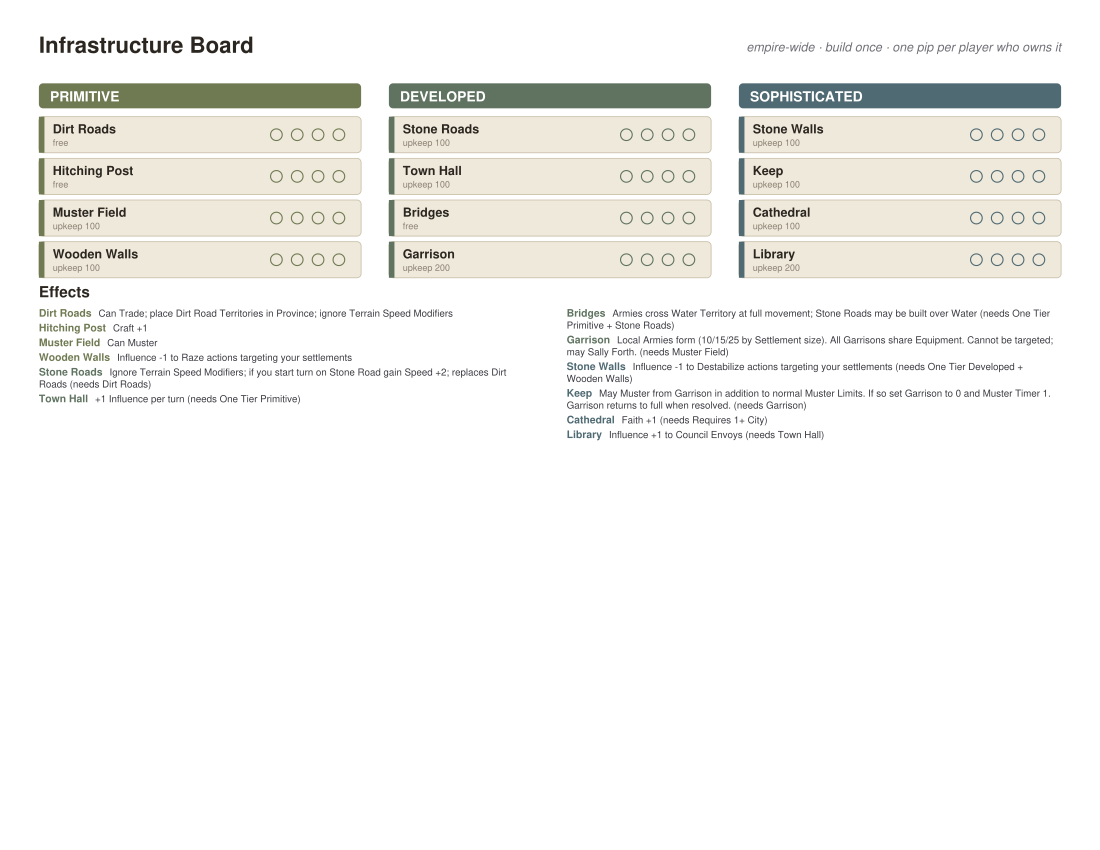

Python code for this plot:
#!/usr/bin/env python
# infra_board.py - landscape Infrastructure Board.
#   * shared tracker: every infrastructure has 4 pip guides so all players mark
#     what they own (empire-wide, build once)
#   * grouped by tier; effects table on the same page
# Data-driven from renown_data.INFRASTRUCTURE. Usage: python infra_board.py [out.pdf]
import sys, os
from reportlab.pdfgen import canvas
from reportlab.lib.pagesizes import letter, landscape
from reportlab.lib.colors import HexColor, Color
from reportlab.pdfbase import pdfmetrics
from reportlab.pdfbase.ttfonts import TTFont
import renown_data as rd

SERIF, SERIF_B, SERIF_I = "Helvetica", "Helvetica-Bold", "Helvetica-Oblique"
for face, fn in [("EBG", "EBGaramond-Regular.ttf"), ("EBG-B", "EBGaramond-Bold.ttf"),
                 ("EBG-I", "EBGaramond-Italic.ttf")]:
    for base in ("/root/.fonts", "fonts", "."):
        p = os.path.join(base, fn)
        if os.path.exists(p):
            try:
                pdfmetrics.registerFont(TTFont(face, p))
                if   face == "EBG":   SERIF = "EBG"
                elif face == "EBG-B": SERIF_B = "EBG-B"
                elif face == "EBG-I": SERIF_I = "EBG-I"
            except Exception: pass
            break

TIERS = ["Primitive", "Developed", "Sophisticated"]
TIER_COL = {"Primitive": "#6f7a52", "Developed": "#5f7360", "Sophisticated": "#4f6a72"}
INK = HexColor("#2b2620"); MUTE = HexColor("#6f6f77"); TAG = HexColor("#8a8072")
PARCH = HexColor("#f4efe4"); FRAME = HexColor("#c9bfa8"); LINE = HexColor("#e6e2d8")
SLOTBG = HexColor("#efe9db")

PW, PH = landscape(letter)
MX, MY = 28, 26
def _c(h): return HexColor(h)
def _clean(s): return " ".join(str(s or "").replace("**", "").split())

def wrap(c, text, font, size, maxw):
    out, cur = [], ""
    for w in str(text).split():
        t = (cur + " " + w).strip()
        if c.stringWidth(t, font, size) <= maxw: cur = t
        else:
            if cur: out.append(cur)
            cur = w
    if cur: out.append(cur)
    return out

def infra_row(c, x, y, w, name, tier, upkeep):
    col = _c(TIER_COL[tier]); rowh = 26
    c.setFillColor(SLOTBG); c.setStrokeColor(FRAME); c.setLineWidth(0.6)
    c.roundRect(x, y - rowh, w, rowh, 3, stroke=1, fill=1)
    c.setFillColor(col); c.rect(x, y - rowh, 4, rowh, stroke=0, fill=1)   # tier tab
    c.setFont(SERIF_B, 9); c.setFillColor(INK); c.drawString(x + 10, y - 12, name)
    c.setFont(SERIF, 6.5); c.setFillColor(TAG)
    c.drawString(x + 10, y - 21, f"upkeep {upkeep}" if upkeep else "free")
    # 4 player pip guides on the right
    c.setStrokeColor(col); c.setLineWidth(0.8)
    for k in range(4):
        px = x + w - 16 - k*15
        c.circle(px, y - rowh/2, 4.2, stroke=1, fill=0)

def draw_effects(c, x, ytop, w):
    """Two-column effects legend for all 12 infrastructure."""
    infra = [(n, d) for t in TIERS for n, d in rd.INFRASTRUCTURE.items() if d.get("tier") == t]
    c.setFont(SERIF_B, 11); c.setFillColor(INK); c.drawString(x, ytop, "Effects")
    colw = (w - 24) / 2
    xs = [x, x + colw + 24]
    half = (len(infra) + 1) // 2
    for col, group in enumerate((infra[:half], infra[half:])):
        yy = ytop - 14; xx = xs[col]
        for n, d in group:
            eff = _clean(d.get("empire_bonus"))
            req = d.get("requirement")
            reqs = "" if not req or req == "None" else f"  (needs {req})"
            c.setFont(SERIF_B, 7.5); c.setFillColor(_c(TIER_COL[d.get("tier")]))
            nw = c.stringWidth(n, SERIF_B, 7.5); c.drawString(xx, yy, n)
            body = eff + reqs
            c.setFont(SERIF, 7); c.setFillColor(HexColor("#3a3a42"))
            first = True; drawn = []; line = ""; avail = colw - nw - 6
            for wd in body.split():
                t = (line + " " + wd).strip()
                if c.stringWidth(t, SERIF, 7) <= (avail if first else colw): line = t
                else:
                    drawn.append((line, first)); first = False; line = wd; avail = colw
            drawn.append((line, first))
            for txt, fst in drawn:
                c.drawString((xx + nw + 5) if fst else xx, yy, txt); yy -= 8.6
            yy -= 2

def build(out):
    c = canvas.Canvas(out, pagesize=(PW, PH))
    x = MX; w = PW - 2*MX; y = PH - MY

    c.setFillColor(INK); c.setFont(SERIF_B, 16); c.drawString(x, y - 12, "Infrastructure Board")
    c.setFont(SERIF_I, 9); c.setFillColor(MUTE)
    c.drawRightString(x + w, y - 11, "empire-wide \u00b7 build once \u00b7 one pip per player who owns it")
    y -= 34

    # tracker: 3 tier columns, 4 infra each, 4 pips per infra
    colw = (w - 2*20) / 3
    xs = [x, x + colw + 20, x + 2*(colw + 20)]
    for ci, tier in enumerate(TIERS):
        cx = xs[ci]
        c.setFillColor(_c(TIER_COL[tier]))
        c.roundRect(cx, y - 18, colw, 18, 3, stroke=0, fill=1)
        c.setFont(SERIF_B, 10); c.setFillColor(Color(1,1,1)); c.drawString(cx + 8, y - 13, tier.upper())
        items = [(n, d) for n, d in rd.INFRASTRUCTURE.items() if d.get("tier") == tier]
        ry = y - 24
        for n, d in items:
            infra_row(c, cx, ry, colw, n, tier, d.get("upkeep", 0))
            ry -= 30
    y -= 18 + 4*30 + 16

    draw_effects(c, x, y, w)

    c.showPage(); c.save()
    print(f"infra board -> {out}")

if __name__ == "__main__":
    out = sys.argv[1] if len(sys.argv) > 1 else os.path.join("cards", "infra_board.pdf")
    d = os.path.dirname(out)
    if d and not os.path.exists(d): os.makedirs(d, exist_ok=True)
    build(out)
